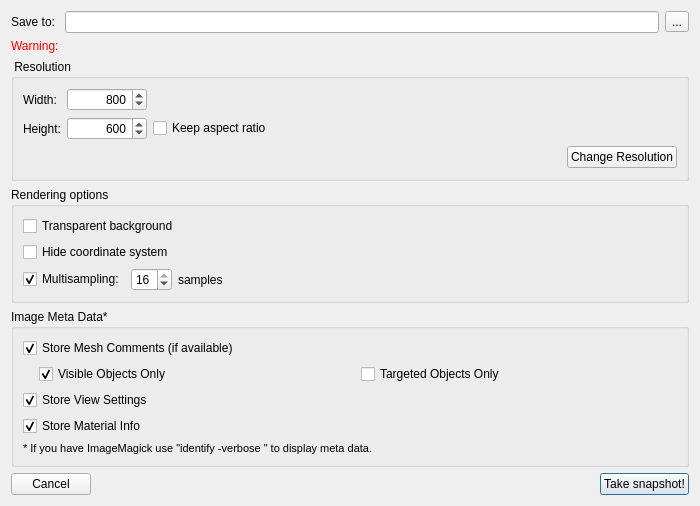
<?xml version="1.0" encoding="UTF-8"?>
<ui version="4.0">
 <class>SnapshotDialog</class>
 <widget class="QDialog" name="SnapshotDialog">
  <property name="windowModality">
   <enum>Qt::ApplicationModal</enum>
  </property>
  <property name="windowTitle">
   <string>Take Snapshot</string>
  </property>
  <layout class="QVBoxLayout" name="verticalLayout">
   <item>
    <layout class="QHBoxLayout" name="horizontalLayout">
     <item>
      <widget class="QLabel" name="label">
       <property name="text">
        <string>Save to: </string>
       </property>
      </widget>
     </item>
     <item>
      <layout class="QHBoxLayout" name="horizontalLayout_2">
       <item>
        <widget class="QLineEdit" name="filename">
         <property name="minimumSize">
          <size>
           <width>400</width>
           <height>0</height>
          </size>
         </property>
        </widget>
       </item>
       <item>
        <widget class="QToolButton" name="findButton">
         <property name="text">
          <string>...</string>
         </property>
        </widget>
       </item>
      </layout>
     </item>
    </layout>
   </item>
   <item>
    <widget class="QLabel" name="warning_lb">
     <property name="styleSheet">
      <string notr="true">color:red</string>
     </property>
     <property name="text">
      <string>Warning: &lt;will state warnings about the selected file name&gt;</string>
     </property>
    </widget>
   </item>
   <item>
    <widget class="QGroupBox" name="groupBox_2">
     <property name="title">
      <string> Resolution </string>
     </property>
     <layout class="QVBoxLayout" name="verticalLayout_5">
      <item>
       <layout class="QGridLayout" name="gridLayout_3">
        <item row="2" column="1">
         <widget class="QSpinBox" name="snapHeight">
          <property name="sizePolicy">
           <sizepolicy hsizetype="Minimum" vsizetype="Fixed">
            <horstretch>0</horstretch>
            <verstretch>0</verstretch>
           </sizepolicy>
          </property>
          <property name="minimumSize">
           <size>
            <width>80</width>
            <height>0</height>
           </size>
          </property>
          <property name="alignment">
           <set>Qt::AlignRight|Qt::AlignTrailing|Qt::AlignVCenter</set>
          </property>
          <property name="minimum">
           <number>1</number>
          </property>
          <property name="maximum">
           <number>8192</number>
          </property>
          <property name="value">
           <number>600</number>
          </property>
         </widget>
        </item>
        <item row="2" column="0">
         <widget class="QLabel" name="label_4">
          <property name="text">
           <string>Height:</string>
          </property>
         </widget>
        </item>
        <item row="1" column="0">
         <widget class="QLabel" name="label_3">
          <property name="text">
           <string>Width:</string>
          </property>
         </widget>
        </item>
        <item row="1" column="1">
         <widget class="QSpinBox" name="snapWidth">
          <property name="minimumSize">
           <size>
            <width>80</width>
            <height>0</height>
           </size>
          </property>
          <property name="alignment">
           <set>Qt::AlignRight|Qt::AlignTrailing|Qt::AlignVCenter</set>
          </property>
          <property name="minimum">
           <number>1</number>
          </property>
          <property name="maximum">
           <number>8192</number>
          </property>
          <property name="value">
           <number>800</number>
          </property>
         </widget>
        </item>
        <item row="1" column="2">
         <spacer name="horizontalSpacer_2">
          <property name="orientation">
           <enum>Qt::Horizontal</enum>
          </property>
          <property name="sizeHint" stdset="0">
           <size>
            <width>0</width>
            <height>0</height>
           </size>
          </property>
         </spacer>
        </item>
        <item row="2" column="2">
         <widget class="QCheckBox" name="keepAspect">
          <property name="text">
           <string>Keep aspect ratio</string>
          </property>
         </widget>
        </item>
       </layout>
      </item>
      <item>
       <widget class="QWidget" name="widget_2" native="true">
        <layout class="QHBoxLayout" name="horizontalLayout_7">
         <property name="margin">
          <number>0</number>
         </property>
         <item>
          <spacer name="horizontalSpacer_4">
           <property name="orientation">
            <enum>Qt::Horizontal</enum>
           </property>
           <property name="sizeHint" stdset="0">
            <size>
             <width>544</width>
             <height>23</height>
            </size>
           </property>
          </spacer>
         </item>
         <item>
          <widget class="QPushButton" name="resButton">
           <property name="toolTip">
            <string>&lt;!DOCTYPE HTML PUBLIC &quot;-//W3C//DTD HTML 4.0//EN&quot; &quot;http://www.w3.org/TR/REC-html40/strict.dtd&quot;&gt;
&lt;html&gt;&lt;head&gt;&lt;meta name=&quot;qrichtext&quot; content=&quot;1&quot; /&gt;&lt;style type=&quot;text/css&quot;&gt;
p, li { white-space: pre-wrap; }
&lt;/style&gt;&lt;/head&gt;&lt;body style=&quot; font-family:'Sans'; font-size:10pt; font-weight:400; font-style:normal;&quot;&gt;
&lt;p style=&quot; margin-top:0px; margin-bottom:0px; margin-left:0px; margin-right:0px; -qt-block-indent:0; text-indent:0px;&quot;&gt;Changes the resolution of the application window and thus of the snapshot taken. It will be reset to its original value when this dialog is closed.&lt;/p&gt;
&lt;p style=&quot;-qt-paragraph-type:empty; margin-top:0px; margin-bottom:0px; margin-left:0px; margin-right:0px; -qt-block-indent:0; text-indent:0px;&quot;&gt;&lt;/p&gt;
&lt;p style=&quot; margin-top:0px; margin-bottom:0px; margin-left:0px; margin-right:0px; -qt-block-indent:0; text-indent:0px;&quot;&gt;&lt;span style=&quot; font-weight:600;&quot;&gt;This will not work when the application is maximized or fullscreen.&lt;/span&gt;&lt;/p&gt;
&lt;p style=&quot;-qt-paragraph-type:empty; margin-top:0px; margin-bottom:0px; margin-left:0px; margin-right:0px; -qt-block-indent:0; text-indent:0px;&quot;&gt;&lt;/p&gt;
&lt;p style=&quot; margin-top:0px; margin-bottom:0px; margin-left:0px; margin-right:0px; -qt-block-indent:0; text-indent:0px;&quot;&gt;Only available when taking application snapshots.&lt;/p&gt;&lt;/body&gt;&lt;/html&gt;</string>
           </property>
           <property name="text">
            <string>Change Resolution</string>
           </property>
          </widget>
         </item>
        </layout>
        <zorder>horizontalSpacer_4</zorder>
        <zorder>resButton</zorder>
       </widget>
      </item>
     </layout>
    </widget>
   </item>
   <item>
    <widget class="QGroupBox" name="groupBox">
     <property name="title">
      <string>Rendering options</string>
     </property>
     <layout class="QVBoxLayout" name="verticalLayout_6">
      <item>
       <widget class="QCheckBox" name="transparent">
        <property name="text">
         <string>Transparent background</string>
        </property>
       </widget>
      </item>
      <item>
       <widget class="QCheckBox" name="hideCoordsys">
        <property name="text">
         <string>Hide coordinate system</string>
        </property>
       </widget>
      </item>
      <item>
       <layout class="QHBoxLayout" name="horizontalLayout_6">
        <item>
         <widget class="QCheckBox" name="multisampling">
          <property name="toolTip">
           <string>Activating this option will render the image with the given number of samples.
Deactivating this option will use only one sample.</string>
          </property>
          <property name="text">
           <string>Multisampling:</string>
          </property>
          <property name="checked">
           <bool>true</bool>
          </property>
         </widget>
        </item>
        <item>
         <widget class="QSpinBox" name="num_samples">
          <property name="toolTip">
           <string>Number of samples for multisampling.
Allowed values: any number between 2 and 16.</string>
          </property>
          <property name="minimum">
           <number>2</number>
          </property>
          <property name="maximum">
           <number>16</number>
          </property>
          <property name="value">
           <number>16</number>
          </property>
         </widget>
        </item>
        <item>
         <widget class="QLabel" name="label_2">
          <property name="text">
           <string>samples</string>
          </property>
         </widget>
        </item>
        <item>
         <spacer name="horizontalSpacer_3">
          <property name="orientation">
           <enum>Qt::Horizontal</enum>
          </property>
          <property name="sizeHint" stdset="0">
           <size>
            <width>0</width>
            <height>0</height>
           </size>
          </property>
         </spacer>
        </item>
       </layout>
      </item>
     </layout>
    </widget>
   </item>
   <item>
    <widget class="QGroupBox" name="groupBox_3">
     <property name="toolTip">
      <string>Use e.g. ImageMagick (&quot;identify -verbose &lt;filename&gt;&quot;) to display the image file's meta data.</string>
     </property>
     <property name="title">
      <string>Image Meta Data*</string>
     </property>
     <layout class="QVBoxLayout" name="verticalLayout_2">
      <item>
       <widget class="QCheckBox" name="metaData_storeComments_cb">
        <property name="text">
         <string>Store Mesh Comments (if available)</string>
        </property>
        <property name="checked">
         <bool>true</bool>
        </property>
       </widget>
      </item>
      <item>
       <widget class="QWidget" name="widget" native="true">
        <layout class="QHBoxLayout" name="horizontalLayout_4">
         <property name="leftMargin">
          <number>16</number>
         </property>
         <property name="topMargin">
          <number>0</number>
         </property>
         <property name="rightMargin">
          <number>0</number>
         </property>
         <property name="bottomMargin">
          <number>0</number>
         </property>
         <item>
          <widget class="QCheckBox" name="metaData_comments_visibleOnly_cb">
           <property name="text">
            <string>Visible Objects Only</string>
           </property>
           <property name="checked">
            <bool>true</bool>
           </property>
          </widget>
         </item>
         <item>
          <widget class="QCheckBox" name="metaData_comments_targetedOnly_cb">
           <property name="text">
            <string>Targeted Objects Only</string>
           </property>
          </widget>
         </item>
        </layout>
       </widget>
      </item>
      <item>
       <widget class="QCheckBox" name="metaData_storeView_cb">
        <property name="text">
         <string>Store View Settings</string>
        </property>
        <property name="checked">
         <bool>true</bool>
        </property>
       </widget>
      </item>
      <item>
       <widget class="QCheckBox" name="metaData_storeMatInfo_cb">
        <property name="text">
         <string>Store Material Info</string>
        </property>
        <property name="checked">
         <bool>true</bool>
        </property>
       </widget>
      </item>
      <item>
       <widget class="QLabel" name="label_5">
        <property name="sizePolicy">
         <sizepolicy hsizetype="Minimum" vsizetype="Preferred">
          <horstretch>0</horstretch>
          <verstretch>0</verstretch>
         </sizepolicy>
        </property>
        <property name="font">
         <font>
          <pointsize>8</pointsize>
         </font>
        </property>
        <property name="text">
         <string>* If you have ImageMagick use &quot;identify -verbose &lt;file&gt;&quot; to display meta data.</string>
        </property>
        <property name="wordWrap">
         <bool>true</bool>
        </property>
       </widget>
      </item>
     </layout>
    </widget>
   </item>
   <item>
    <spacer name="verticalSpacer">
     <property name="orientation">
      <enum>Qt::Vertical</enum>
     </property>
     <property name="sizeHint" stdset="0">
      <size>
       <width>0</width>
       <height>0</height>
      </size>
     </property>
    </spacer>
   </item>
   <item>
    <layout class="QHBoxLayout" name="horizontalLayout_3">
     <item>
      <widget class="QPushButton" name="cancelButton">
       <property name="text">
        <string>Cancel</string>
       </property>
      </widget>
     </item>
     <item>
      <spacer name="horizontalSpacer">
       <property name="orientation">
        <enum>Qt::Horizontal</enum>
       </property>
       <property name="sizeHint" stdset="0">
        <size>
         <width>0</width>
         <height>0</height>
        </size>
       </property>
      </spacer>
     </item>
     <item>
      <widget class="QPushButton" name="okButton">
       <property name="text">
        <string>Take snapshot!</string>
       </property>
       <property name="default">
        <bool>true</bool>
       </property>
      </widget>
     </item>
    </layout>
   </item>
  </layout>
 </widget>
 <tabstops>
  <tabstop>filename</tabstop>
  <tabstop>findButton</tabstop>
  <tabstop>snapWidth</tabstop>
  <tabstop>snapHeight</tabstop>
  <tabstop>keepAspect</tabstop>
  <tabstop>resButton</tabstop>
  <tabstop>transparent</tabstop>
  <tabstop>hideCoordsys</tabstop>
  <tabstop>multisampling</tabstop>
  <tabstop>num_samples</tabstop>
  <tabstop>metaData_storeComments_cb</tabstop>
  <tabstop>metaData_comments_visibleOnly_cb</tabstop>
  <tabstop>metaData_comments_targetedOnly_cb</tabstop>
  <tabstop>metaData_storeView_cb</tabstop>
  <tabstop>metaData_storeMatInfo_cb</tabstop>
  <tabstop>cancelButton</tabstop>
  <tabstop>okButton</tabstop>
 </tabstops>
 <resources/>
 <connections>
  <connection>
   <sender>metaData_storeComments_cb</sender>
   <signal>toggled(bool)</signal>
   <receiver>widget</receiver>
   <slot>setEnabled(bool)</slot>
   <hints>
    <hint type="sourcelabel">
     <x>54</x>
     <y>338</y>
    </hint>
    <hint type="destinationlabel">
     <x>46</x>
     <y>363</y>
    </hint>
   </hints>
  </connection>
 </connections>
</ui>
